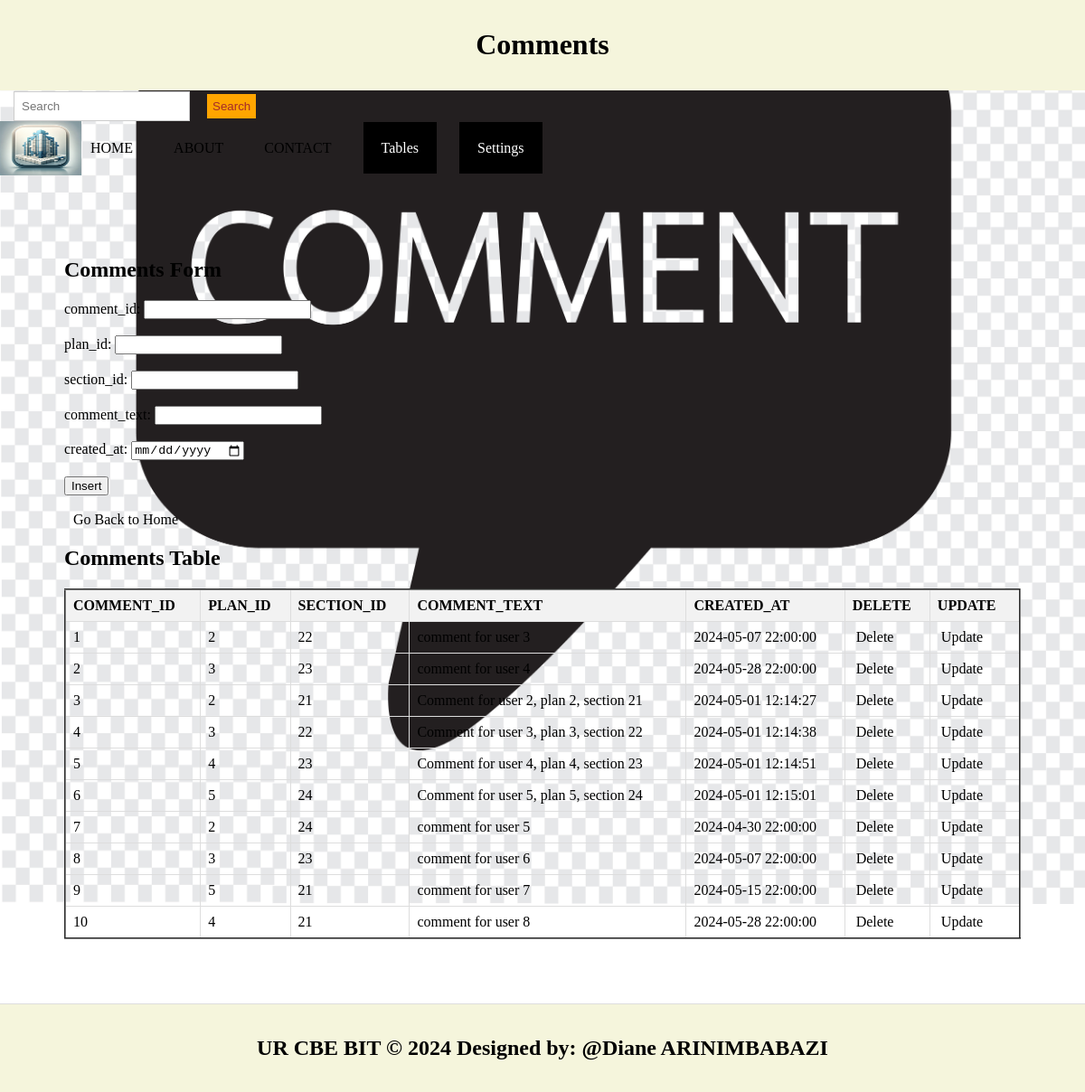
The page /comments.php on the database its author committed.
### tables this page shows
CREATE TABLE `comments` (
  `comment_id` int(11) NOT NULL,
  `plan_id` int(11) NOT NULL,
  `section_id` int(11) DEFAULT NULL,
  `comment_text` text NOT NULL,
  `created_at` timestamp NOT NULL DEFAULT current_timestamp()
);

### comments.php (the view, shortened to what this page needs)
<!DOCTYPE html>
<html lang="en">
<head>
  <link rel="stylesheet" type="text/css" href="style.css" title="style 1" media="screen, tv, projection, handheld, print"/>
</head>
<body style="background-image: url('./Images/comment.jpg');background-repeat: no-repeat;background-size:cover;">
  <header>
    <h1>Comments</h1>
  </header>
  <form class="d-flex" role="search" action="search.php">
    <input class="form-control me-2" type="search" placeholder="Search" aria-label="Search" name="query">
    <button class="btn btn-outline-success" type="submit">Search</button>
  </form>
  <ul>
    <img src="./Images/logo.png" width="90" height="60" alt="Logo">
    <li><a href="./home.html">HOME</a></li>
    <li><a href="./about.html">ABOUT</a></li>
    <li><a href="./contact.html">CONTACT</a></li>
    <li class="dropdown">
      <a href="#" style="padding: 20px; color: white; background-color:black; text-decoration: none;">Tables</a>
    </li>
    <li class="dropdown">
      <a href="#" style="padding: 20px; color: white; background-color:black; text-decoration: none;">Settings</a>
    </li>
  </ul>
  <section>
    <h1>Comments Form</h1>
    <form method="post" onsubmit="return confirm('Are you sure you want to insert this record?');">
      <label for="comment_id">comment_id:</label>
      <input type="number" id="comment_id" name="comment_id"><br><br>
      <label for="plan_id">plan_id:</label>
      <input type="number" id="plan_id" name="plan_id" required><br><br>
      <label for="section_id">section_id:</label>
      <input type="number" id="section_id" name="section_id"><br><br>
      <label for="comment_text">comment_text:</label>
      <input type="text" id="comment_text" name="comment_text"><br><br>
      <label for="created_at">created_at:</label>
      <input type="date" id="created_at" name="created_at"><br><br>
      <input type="submit" name="add" value="Insert"><br><br>
      <a href="./home.html">Go Back to Home</a>
    </form>
    <h2>Comments Table</h2>
    <table border="2">
      <tr>
        <th>COMMENT_ID</th>
        <th>PLAN_ID</th>
        <th>SECTION_ID</th>
        <th>COMMENT_TEXT</th>
        <th>CREATED_AT</th>
        <th>DELETE</th>
        <th>UPDATE</th>
      </tr>
      <?php
        include('database_connection.php');
        $sql = "SELECT * FROM comments";
        $result = $connection->query($sql);
        if ($result->num_rows > 0) {
            while ($row = $result->fetch_assoc()) {
                $comment_id = $row['comment_id'];
                echo "<tr>
                  <td>" . $row['comment_id'] . "</td>
                  <td>" . $row['plan_id'] . "</td>
                  <td>" . $row['section_id'] . "</td>
                  <td>" . $row['comment_text'] . "</td>
                  <td>" . $row['created_at'] . "</td>
                  <td><a style='padding:4px' href='Delete_comments.php?comment_id=$comment_id'>Delete</a></td>
                  <td><a style='padding:4px' href='update_comments.php?comment_id=$comment_id'>Update</a></td>
                </tr>";
            }
        } else {
            echo "<tr><td colspan='7'>No data found</td></tr>";
        }
      ?>
    </table>
  </section>
  <footer>
    <center>
      <b><h2>UR CBE BIT &copy 2024 Designed by: @Diane ARINIMBABAZI</h2></b>
    </center>
  </footer>
</body>
</html>

### style.css (style rules this page uses)
body { font-family: Arial, sans-serif; margin: 0; padding: 0; }
.form-control { padding: 8px; margin-left: 4px; border: 1px solid #ccc; }
.btn { padding: 6px; background-color: orange; color: brown; border: none; }
.dropdown { position: relative; display: inline; margin-right: 10px; }
body { font-family: Arial,sans-serif; margin:0; padding:0; }
header { background-color:darkgray; padding: 20px; }
.dropdown { position: right; display:right; direction:rtl; }
section { padding:28px; border-bottom: 1px solid #ddd; }
footer { text-align: center; padding: 15px; background-color:darkgray; }

### comments.php (style rules this page uses)
body { margin: 0; padding: 0; font-family: 'Times New Roman', serif; background: url('./Images/clinic.jpg') no-repeat center center/cover; height: 100vh; }
a { padding: 10px; color:white; text-decoration: none; margin-right: 15px; }
a:link { color:black; }
button.btn { margin-left: 15px; margin-top: 4px; }
input.form-control { margin-left: 15px; padding: 8px; }
section { padding: 71px; border-bottom: 1px solid #ddd; }
footer { text-align: center; padding: 15px; background-color: beige; }
header { background-color: beige; padding: 10px; text-align: center; }
ul { list-style-type: none; padding: 0; margin: 0; display: flex; align-items: center; }
li { margin-right: 10px; }
.dropdown { position: relative; display: inline-block; }
table { width: 100%; border-collapse: collapse; }
th, td { border: 1px solid #ddd; padding: 8px; text-align: left; }
th { background-color: #f2f2f2; }

### rows shown on the page
comments: comment_id "1", plan "2", section "22", comment_text "comment for user 3", created_at "2024-05-07 22:00:00"
comments: comment_id "2", plan "3", section "23", comment_text "comment for user 4", created_at "2024-05-28 22:00:00"
comments: comment_id "3", plan "2", section "21", comment_text "Comment for user 2, plan 2, section 21", created_at "2024-05-01 12:14:27"
comments: comment_id "4", plan "3", section "22", comment_text "Comment for user 3, plan 3, section 22", created_at "2024-05-01 12:14:38"
comments: comment_id "5", plan "4", section "23", comment_text "Comment for user 4, plan 4, section 23", created_at "2024-05-01 12:14:51"
comments: comment_id "6", plan "5", section "24", comment_text "Comment for user 5, plan 5, section 24", created_at "2024-05-01 12:15:01"
comments: comment_id "7", plan "2", section "24", comment_text "comment for user 5", created_at "2024-04-30 22:00:00"
comments: comment_id "8", plan "3", section "23", comment_text "comment for user 6", created_at "2024-05-07 22:00:00"
comments: comment_id "9", plan "5", section "21", comment_text "comment for user 7", created_at "2024-05-15 22:00:00"
comments: comment_id "10", plan "4", section "21", comment_text "comment for user 8", created_at "2024-05-28 22:00:00"
